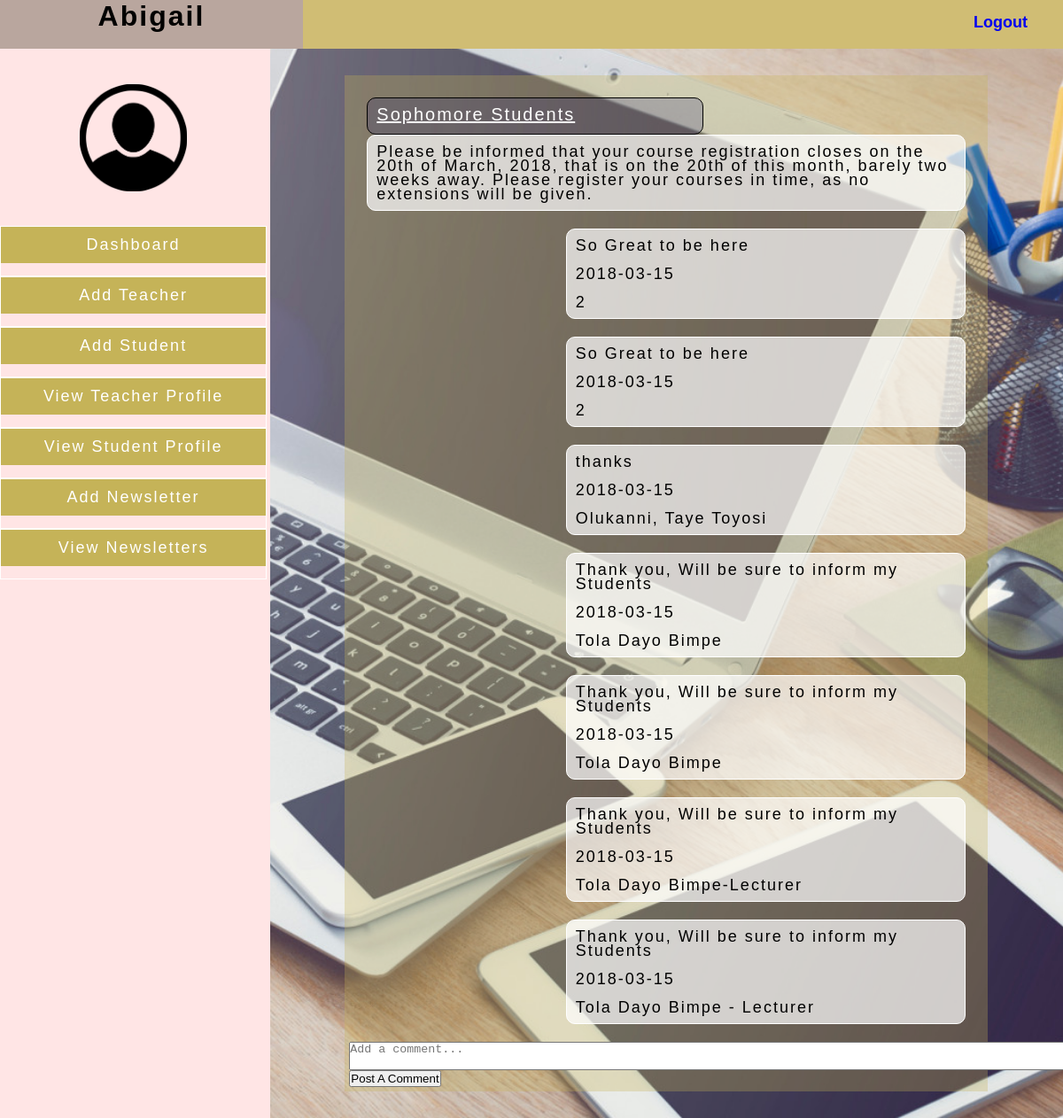
Page /admin/newsletter.php?news_id=2 (signed in) on the committed database.
### tables this page shows
CREATE TABLE `newsletter` (
  `news_id` int(10) UNSIGNED NOT NULL,
  `news_name` text NOT NULL,
  `news_content` text NOT NULL,
  `date` date NOT NULL,
  `admin_id` int(10) NOT NULL
);

CREATE TABLE `comment` (
  `comment_id` int(11) NOT NULL,
  `comment` text NOT NULL,
  `username` varchar(30) NOT NULL,
  `news_id` int(11) NOT NULL,
  `date` date NOT NULL
);

### admin/newsletter.php (the view, shortened to what this page needs)
<?php
     $admin_name = $_SESSION['admin_name'];
    include("db/authentication.php");
   if (isset($_GET['news_id'])) {
        $news_id=$_GET['news_id'];
    }
    $select = mysqli_query($db, "SELECT * FROM newsletter WHERE news_id = '".$news_id."' ")  or  die(mysqli_error($db));
?>
<!Doctype html public "-//W3C//DTD XHTML 1.0 Transitional//EM"
"http://www.w3.org/TR/xhtml1/DTD/xhtml1-transitional.dtd">
<html xmlns="http://wwww.w3.org/1999/xhtml">
    <head>
</head>
<body>
    <div id="container">
         <div id="header" class="top">
                <p align="center" id="admin_name" class="float_left"><?php echo $admin_name ?></p>
                <a href="admin_logout.php" class="float_right">Logout</a>
            </div>
        <div id="side1">
            <div class="profile_image" align="center"><img src="../img/placeholder.png"></div>
           <ul>
                <li class="top"><a href="admin_home.php"> Dashboard</a></li>
                <li class="top"><a href="add_teacher">Add Teacher</a></li>
                <li class="top"><a href="add_student">Add Student</a></li>
                <li class="top"><a href="view_teacher">View Teacher Profile</a></li>
                <li class="top"><a href="view_student">View Student Profile</a></li>
                <li class="top"><a href="create_newsletter">Add Newsletter</a></li>
                <li class="top"><a href="view_newsletter">View Newsletters</a></li>
            </ul>
        </div>
        <div id="side2">
            <div id="body">
                    <div id="newsletter">
                        <?php
                        $result = mysqli_fetch_array($select);
                        $news_name = $result['news_name'];
                        $news_content = $result['news_content'];
                        echo '<a class="newshead" id="button2" href=newsletter.php?news_id='.$news_id.'> '.$news_name.'</a>';
                        echo "<p class='news_content'> $news_content </p>";
                        ?>
                    </div>
        <?php
        $query= mysqli_query($db, "SELECT * FROM comment WHERE news_id = '".$news_id."' ")or die(mysqli_error($db)) ;
        while
            ($query_result=mysqli_fetch_array($query)) {
                $comment=$query_result['comment'];
                $date=$query_result['date'];
                $username = $query_result['username']
            ?>
            <div id="comments">
            <?php
            echo '<p class="comment">'.$comment.'</p></br>';
                echo "<p class='date '> $date </p></br>";
                echo "<p class ='name '>$username</p>";
            ?>
            </div>
        <?php
        }
?>
            <form action="" method="post" class="center">
                 <textarea  cols="100" name="comment" placeholder="Add a comment..."></textarea>
                 <input type="submit" name="submit2" value="Post A Comment" />
            </form>
                    </div>
        </div>
    </div>
</body>
</html>

### admin/newsletter.php (style rules this page uses)
* { align-items: center; margin:0; padding:0 }
body { background-color: rgba(255, 6, 4, 0.1); }
#admin_name { background-color: rgba(132,112,255, 0.3); }
#side1 { width: 25.1%; float: left; }
#admin_name { background-color: ; font-family:Arial; font-size:32px; font-weight: bold; letter-spacing: 2px; text-align: center; margin-top: 0px; padding: 0 110.6px; height: 55px; }
#side2 { width: 74.6%; float: right; }
.top { height: 55px; }
#header { background-color: rgba(197, 179, 88, 0.8); }
#header a { font-family: Helvetica, sans-serif; font-weight: bold; margin-top:15px; margin-right: 40px; font-size: 18px; text-decoration: none; }
.profile_image { height: 120px; width: 50%; margin: 40px auto; background-image: url("../img/placeholder.png"); }
.profile_image img { width: 80%; }
.float_right { float: right; }
.float_left { float: left; }
#side1 ul { list-style-type: none; text-align: center; }
#side1 ul li { border: 1px solid #fff; }
#side1 ul li a { background-color: rgb(197, 179, 88); color: #fff; font-family:Arial; font-size:18px; display:block; padding:10px 20px; letter-spacing: 2px; text-decoration: none }
#side2 { background-image: url(../img/Ridge-Design-Website-Design-Background.jpg); background-attachment: fixed; background-repeat: no-repeat; background-position: 50% 0; -ms-background-size: cover; -o-background-size: cover; -moz-background-size: cover; -webkit-background-size: cover; background-size: cover; min-height: 100vh; }
#body { width: 80%; min-height: 50vh; line-height: 1em; margin: 30px auto; background-color: rgba(197, 179, 88, 0.3); padding: 5px; }
.newshead { color:#fff; font-family:Arial, Helvetica, sans-serif; font-size:20px; letter-spacing:2px; padding:10px; display:block; background-color: rgba(25,25,112,0.2); border:1px solid black; width: 50%; min-height: 20px; border-radius: 10px; font-style: bold; margin-top: 20px; margin-left: 20px }
.news_content, #comments { color:#000; font-family:Arial, Helvetica, sans-serif; font-size:18px; letter-spacing:2px; padding:10px; display:block; background-color: rgba(255,255,255,0.7); border:1px solid white; border-radius: 10px; margin-bottom: 20px; margin:0 20px 20px 20px; }
#comments { width: 60%; float: right; clear: both; }

### rows in the picture
newsletter: news_name "Sophomore Students", news_content "Please be informed that your course registration closes on the 20th of March, 2018, that is on the 20th of this month, barely two weeks away. Please register your courses in time, as no extensions will be given."
comment: comment "So Great to be here", date "2018-03-15", username "2"
comment: comment "So Great to be here", date "2018-03-15", username "2"
comment: comment "thanks", date "2018-03-15", username "Olukanni, Taye Toyosi"
comment: comment "Thank you, Will be sure to inform my Students", date "2018-03-15", username "Tola Dayo Bimpe"
comment: comment "Thank you, Will be sure to inform my Students", date "2018-03-15", username "Tola Dayo Bimpe"
comment: comment "Thank you, Will be sure to inform my Students", date "2018-03-15", username "Tola Dayo Bimpe-Lecturer"
comment: comment "Thank you, Will be sure to inform my Students", date "2018-03-15", username "Tola Dayo Bimpe - Lecturer"

### other values in the picture
$admin_name "Abigail"
